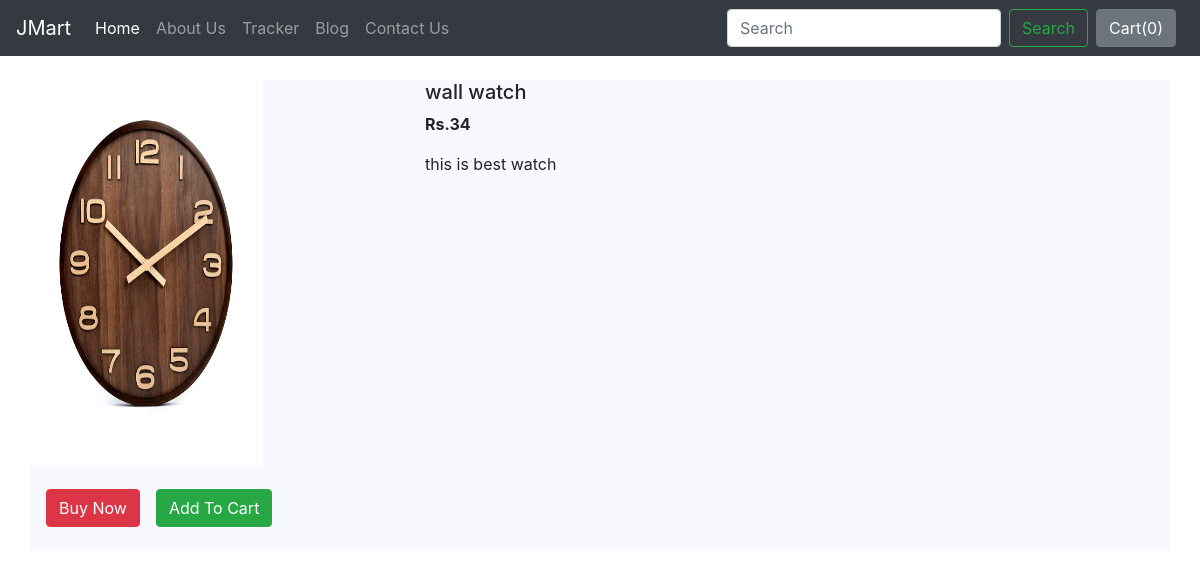
The page /shop/products/3 on the database its author committed.
### shop/models.py (models this page shows, shortened)
class Product(models.Model):
    product_id = models.AutoField
    product_name = models.CharField(max_length=50)
    category = models.CharField(max_length=50, default="")
    subcategory = models.CharField(max_length=50, default="")
    price = models.IntegerField(default=0)
    desc = models.CharField(max_length=300)
    pub_date = models.DateField()
    image = models.ImageField(upload_to='shop/images', default="")

### shop/views.py (the view)
# urls.py: path("products/<int:myid>", views.productView, name="ProductView"),
def productView(request, myid):
    product = Product.objects.filter(id=myid)
    return render(request, 'shop/prodView.html', {'product':product[0]})

### shop/templates/shop/prodView.html (shortened to what this page needs)
{% extends 'shop/basic.html' %}
{% block body %}
<div class="container my-4" style="background-color: ghostwhite;">
    <div class="row">
    <div class="col-md-4">
    <div class="row">
        <img src="/media/{{product.image}}" width="233px" height="385px">
    </div>
        <div class="row">
            <button class="btn btn-danger mx-3 my-4">Buy Now</button>
            <button class="btn btn-success my-4">Add To Cart</button>
        </div>
    </div>
    <div class="col-md-8">
        <h5>{{product.product_name}}</h5>
        <p><b>Rs.{{product.price}} </b></p>
        <p>{{product.desc}}</p>
    </div>
    </div>
</div>
{% endblock %}

### shop/templates/shop/basic.html (shortened to what this page needs)
<!doctype html>
<html lang="en">
  <head>
    <link rel="stylesheet" href="https://stackpath.bootstrapcdn.com/bootstrap/4.2.1/css/bootstrap.min.css">
  </head>
  <body>
    <nav class="navbar navbar-expand-lg navbar-dark bg-dark">
  <a class="navbar-brand" href="/shop">JMart</a>
  <div class="collapse navbar-collapse" id="navbarSupportedContent">
    <ul class="navbar-nav mr-auto">
      <li class="nav-item active">
        <a class="nav-link" href="/shop">Home <span class="sr-only">(current)</span></a>
      </li>
      <li class="nav-item">
        <a class="nav-link" href="/shop/about">About Us</a>
      </li>
      <li class="nav-item">
        <a class="nav-link" href="/shop/tracker">Tracker</a>
      </li>
      <li class="nav-item">
        <a class="nav-link" href="/blog">Blog</a>
      </li>
       <li class="nav-item">
        <a class="nav-link" href="/shop/contact">Contact Us</a>
      </li>
    </ul>
    <form method='get' action='/shop/search/' class="form-inline my-2 my-lg-0">
      <input class="form-control mr-sm-2" type="search" placeholder="Search" aria-label="Search" name="search" id="search">
      <button class="btn btn-outline-success my-2 my-sm-0" type="submit">Search</button>
    </form>
    <button type="button" class="btn btn-secondary mx-2" id="popcart" data-container="body" data-toggle="popover" data-placement="bottom" data-html="true" data-content="Vivamus
sagittis lacus vel augue laoreet rutrum faucibus.">
  Cart(<span id="cart">0</span>)
</button>
  </div>
</nav>
  {% block body %} {% endblock %}
  </body>
</html>

### rows shown on the page
Product: image (picture), product_name "wall watch", price "34", desc "this is best watch"
